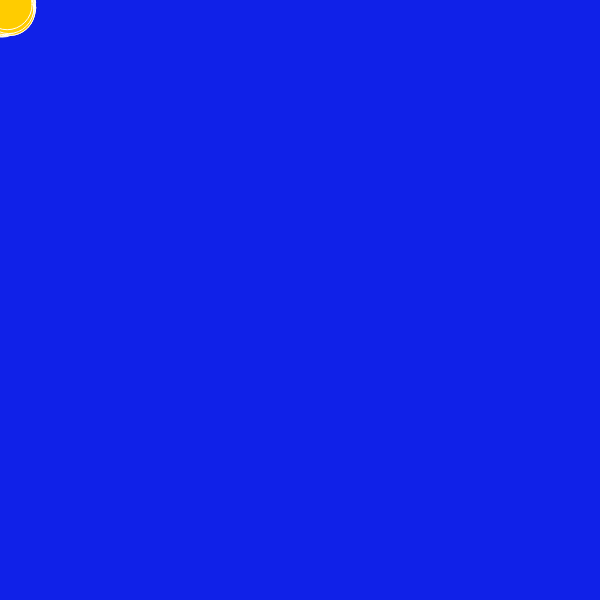
Frame 1 (no input)
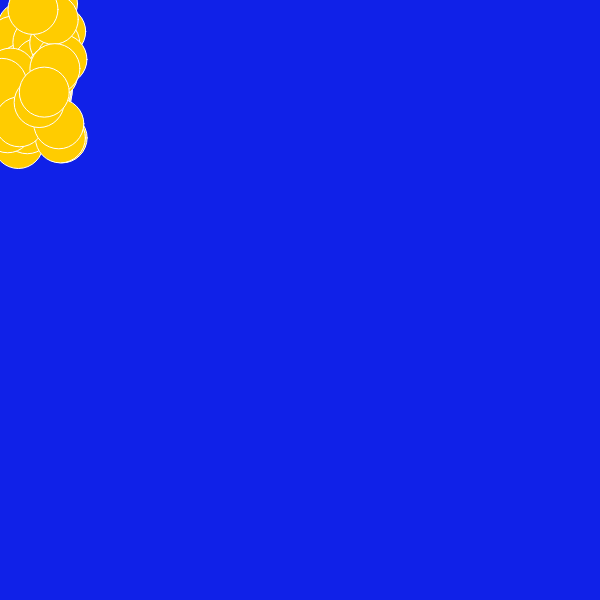
Frame 60 (no input)
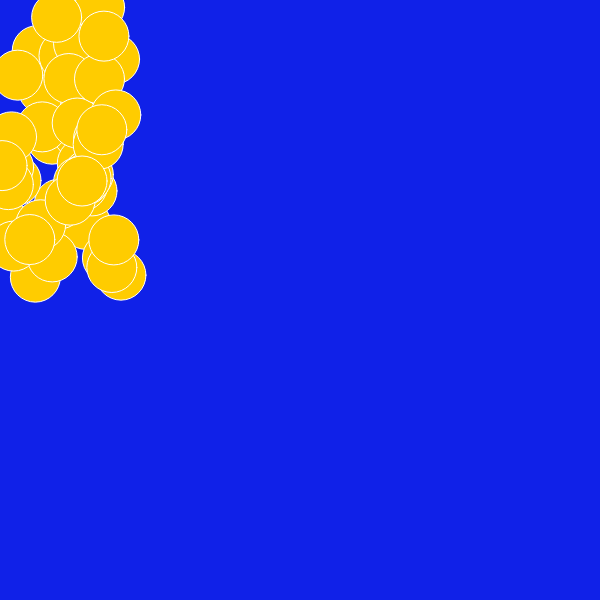
Frame 120 (the mouse pressed at the canvas centre since frame 60)

The p5.js sketch that drew these frames (run headless with seeded random() and noise() and a simulated clock; from frame 60 on, the mouse is pressed at the canvas centre):

// p5.js sketch
// ── sketch.js
// generatore di pattern by angelicazanibellato
// 2019 © Angelica Zanibellato, Daniele @Fupete and the course DSII2019 at DESIGN.unirsm 
// github.com/dsii-2020-unirsm — github.com/fupete
// Educational purposes, MIT License, 2020, San Marinolet position;


let velocity;

let camminatore = [];

function setup() {
  createCanvas(600, 600);
  for (let i=0; i< 50; i++) {
  camminatore[i] = new Walker();  
  }
}

function draw() {
  background(16, 33, 232);
  
  for (let i=0; i<camminatore.length; i++) {
 
    camminatore[i].step();
    camminatore[i].display();
  }
}

  class Walker {
    constructor() {  //funzione setup che definisce la posizione iniziale
  this.position = createVector(random(10),random(10));
  this.velocity = createVector(random(1), random(2.3));
    }
    
    display() {
    fill (255, 204, 0);
    stroke(255);
    ellipse (this.position.x, this.position.y, 50, 50);
    }
    
    step() {
      this.position.add(this.velocity);
      
    if ((this.position.x > width) || (this.position.x < 0)) {
      this.velocity.x = this.velocity.x * -1;
    } 
    
    if ((this.position.y > height) || (this.position.y <0)) {
      this.velocity.y = this.velocity.y * -1;

  }
 }
 } 
